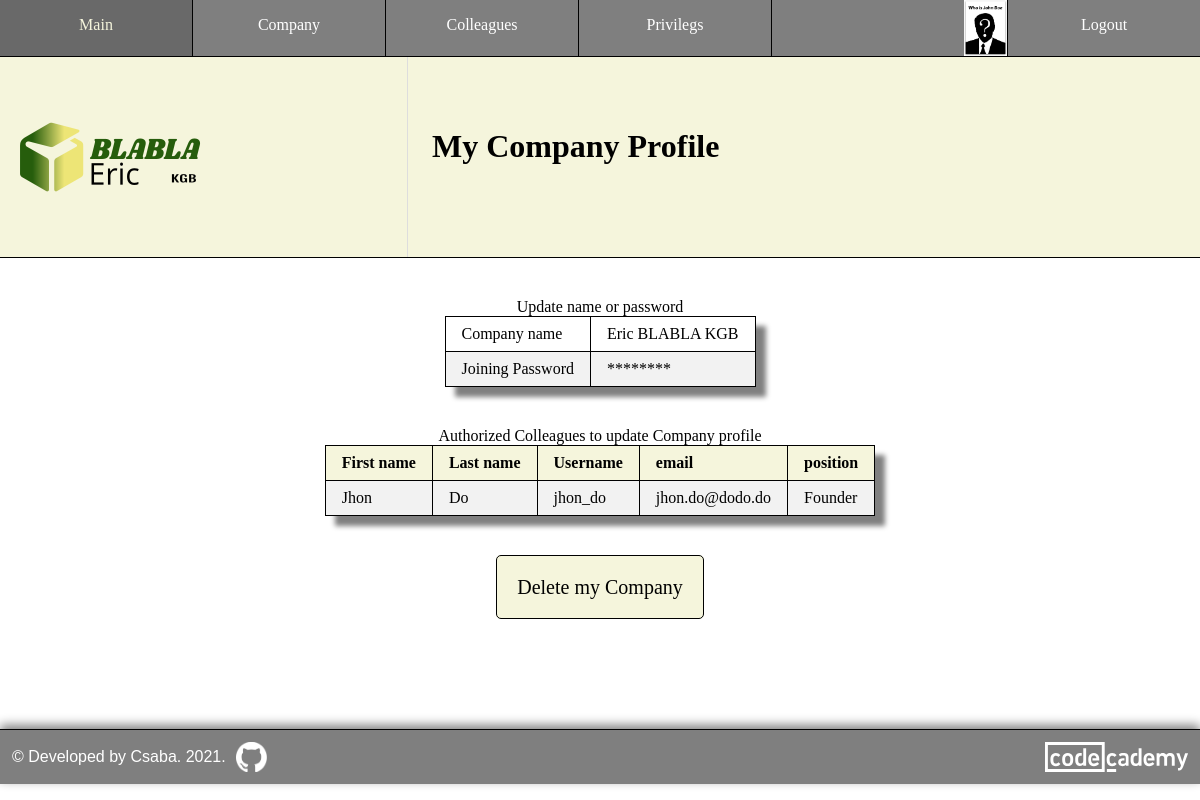
/company_profile (signed in), run on the app's committed database.
### models.py (models this page shows, shortened)
class Colleagues(db.Model, UserMixin):
    id = db.Column(db.Integer, primary_key = True)
    user_name = db.Column(db.String(32), unique = True, index = True)
    email = db.Column(db.String(128), unique = True, index = True)
    confirmed = db.Column(db.Integer, unique = False, default = 0)
    first_name = db.Column(db.String(32), nullable = False, index = True)
    last_name = db.Column(db.String(64), nullable = False, index = True)
    avatar = db.Column(db.String(8), nullable = True)
    position = db.Column(db.String(2048), index = True)
    password_hash = db.Column(db.String(128))
    company_id = db.Column(db.Integer, db.ForeignKey("company.id"))
    ideas = db.relationship(
        "Ideas",
        backref = "colleague",
        lazy = "dynamic",
        cascade = "all, delete, delete-orphan"  # cascading deletion
    )
    admin = db.relationship(
        "Admins",
        backref = "colleague",
        lazy = "dynamic",
        cascade = "all, delete, delete-orphan"  # cascading deletion
    )

class Company(db.Model):
    id = db.Column(db.Integer, primary_key = True)
    name = db.Column(db.String(128), unique = True, index = True)
    logo = db.Column(db.String(8), nullable = True)
    create_at = db.Column(db.DateTime, index = True, default = datetime.utcnow)
    founder_password = db.Column(db.String(128))     # to login as colleague
    joining_password = db.Column(db.String(128))     # to invite colleagues for joining
    colleagues = db.relationship(
        "Colleagues",
        backref = "company",
        lazy = "dynamic",
        cascade = "all, delete, delete-orphan"
    )

### routes.py (the view)
@app.route("/company_profile", methods = ["GET", "POST"])
@login_required
def company_profile():
    if not is_auth_company(current_user):
        return unathorized("You cannot to view this page.", "error")
    company = Company.query.get(current_user.company_id)
    company_id = company.id
    company_admins = db.session.query(Colleagues, Admins).filter(
        Colleagues.id == Admins.colleague_id,
        Colleagues.company_id == company_id,
        Admins.update_company == True
    ).all()
    return render_template(
        "company_profile.html",
        logo = get_logo(current_user),
        company = company,
        company_admins = company_admins,
        nav = get_nav(current_user)
    )

### helper.py (called while the page is built)
def get_admin(current_user):
    admin = Admins.query.filter(Admins.colleague_id == current_user.id).first()
    if not admin:
        admin = instatiate_admin(False)
    return admin

def is_auth_company(current_user):
    admin = get_admin(current_user)
    if not admin.update_company:
        return False
    return True

def is_auth_colleague(current_user, colleague=None):
    if not colleague:
        colleague = current_user
    admin = get_admin(current_user)
    if not admin.update_colleague:
        return False
    if current_user.company_id != colleague.company_id:
        return False
    return True

def is_auth_privilegs(current_user, colleague=None):
    if not colleague:
        colleague = current_user
    admin = get_admin(current_user)
    if not admin.update_privilegs:
        return False
    if current_user.company_id != colleague.company_id:
        return False
    return True

def get_logo(current_user):
    id = current_user.company_id
    company = Company.query.get(id)
    logo_extension = company.logo
    if logo_extension:
        file = f"{id}.{logo_extension}"
        if not os.path.exists(f"static/logo/{file}"):
            bucket = os.environ["S3_BUCKET"]
            object_name = f"logo/{file}"
            s3.download(bucket, object_name, f"static/{object_name}")
        return file
    else:
        return "idea-box.svg"

### models.py (called while the page is built)
@login_manager.user_loader
def load_colleague(id):
    return Colleagues.query.get(int(id))

### templates/company_profile.html (shortened to what this page needs)
{% extends "base.html" %}
{% block css %}
<link rel="stylesheet" href="{{ url_for('static', filename = 'style/profile.css') }} " />
<link rel="stylesheet" href="{{ url_for('static', filename = 'style/company_profile.css') }} " />
{% endblock css %}
{% block header_left %}
    <a href="{{ url_for('upload_logo') }}">
        <img src="{{ url_for('static', filename = 'logo/' + logo) }}" alt="Company logo" />
    </a>
{% endblock header_left %}
{% block header_right %}
    <h1>My Company Profile</h1>
{% endblock header_right %}
{% block content %}
<main class="company_profile">
    <section>
        <table>
            <caption>Update name or password</caption>
            <tr class="clickable" onclick="window.location='/update_company_name';">
                <td>Company name</td><td>{{company.name}}</td>
            </tr>
            <tr class="clickable" onclick="window.location='/update_joining_password';">
                <td>Joining Password</td><td>********</td>
            </tr>
        </table>
    </section>
    <section class="colleagues">
        <table>
            <caption>Authorized Colleagues to update Company profile</caption>
            <tr>
                <th>First name</th>
                <th>Last name</th>
                <th>Username</th>
                <th>email</th>
                <th>position</th>
            </tr>
            {% for admin in company_admins %}
            <tr class="clickable" onclick="window.location='/update_privilegs/' + {{admin.Colleagues.id}};">
                <td>{{admin.Colleagues.first_name}}</td>
                <td>{{admin.Colleagues.last_name}}</td>
                <td>{{admin.Colleagues.user_name}}</td>
                <td>{{admin.Colleagues.email}}</td>
                <td>{{admin.Colleagues.position}}</td>
            </tr>
            {% endfor %}
        </table>
        <div class="button">
            <a
                id="delete"
                href="/delete_company"
                title="Permanently delete this company!"
                onclick="wait()"
            >Delete my Company</a>
        </div>
    </section>
</main>
{% endblock content %}

### templates/base.html (shortened to what this page needs)
<html>
    <head>
        <link rel="stylesheet" href="{{ url_for('static', filename = 'style/base.css') }} " />
        <link rel="stylesheet" href="{{ url_for('static', filename = 'style/common.css') }} " />
        {% block css %}{% endblock css %}
        <link rel="stylesheet" href="{{ url_for('static', filename = 'style/footer.css') }} " />
    </head>
    <body>
        <nav>
            <div class="left-nav">
                {% for menu, path in nav["left"].items() %}
                <a href="{{ path }}">{{ menu }}</a>
                {% endfor %}
            </div>
            <div class="right-nav">
                {% for menu, path in nav["right"].items() %}
                    {% if current_user.get_id() and path == "/profile" %}
                    <a id="avatar" href="/profile/{{ current_user.id }}" title="Your profile" >
                        {% if current_user.avatar %}
                        <img src="{{ url_for('static', filename = '/avatars/') }}{{ current_user.id }}.{{ current_user.avatar }}" />
                        {% else %}
                        <img src="{{ url_for('static', filename = '/avatars/default.png') }}" />
                        {% endif %}
                    </a>
                    {% else %}
                    <a href="{{ path }}">{{ menu }}</a>
                    {% endif %}
                {% endfor %}
            </div>
        </nav>
        <header>
            <div class="header_left">
                <div>
                    {% block header_left %}
                    {% endblock header_left %}
                </div>
            </div>
            <div class="header_right">
                <div>
                    {% block header_right %}
                    {% endblock header_right %}
                </div>
            </div>
        </header>
        {% block content %}
        {% endblock content %}
        <footer>
            <div id="copiright">
                &copy; Developed by Csaba. <span id="developed">   2021</span><span id="presentYear">.</span>
            </div>
            <div id="github_icon">
                <a href="https://github.com/lendoo73/my_idea_boxes" target="_blank" title="Code on GitHub" >
                    <img src="{{ url_for('static', filename = 'images/github_logo.png') }}" />
                </a>
            </div>
            <div>
                <a href="https://www.codecademy.com/profiles/lendoo" target="_blank">
                    <img id="codecademy_logo" src="{{ url_for('static', filename = 'images/codecademy-white.svg') }}" alt="CodeCademy logo" />
                </a>
            </div>
        </footer>
    </body>
</html>

### static/style/base.css (style rules this page uses)
body { margin: 0; box-sizing: border-box; }
main { min-height: 32vh; }
nav { border-bottom: 1px solid black; background-color: rgba(0, 0, 0, 0.5); width: 100%; overflow: auto; }
.left-nav a { float: left; vertical-align: middle; }
#avatar { width: min-content; }
.right-nav a { float: right; }
.left-nav a { border-right: 1px solid black; }
.right-nav a:not(:last-child) { border-left: 1px solid black; }
.right-nav a img { height: 56px; margin-top: -16px; }
a { text-decoration: none; }
nav a { color: white; height: 24px; width: 16%; text-align: center; padding: 16px 0; }
header { display: grid; justify-content: space-between; grid-template-columns: 34% 64%; grid-gap: 20px; background-color: beige; min-height: 200px; border-bottom: 1px solid black; margin-bottom: 20px; }
.header_left, .header_right { display: flex; align-items: center; }
.header_left { position: relative; border-right: 1px solid #ddd; }
header h1 { margin-top: 0; }
.header_left img { padding-left: 10px; max-width: 250px; }
.header_right { padding: 10px 0; }

### static/style/common.css (style rules this page uses)
.button { margin: 60px; text-align: center; }
.button a, .button a:visited, .button input, .button input:visited { background-color: beige; padding: 20px; border: 1px solid black; border-radius: 5px; color: black; font-size: 20px; cursor: pointer; }
th { background-color: beige; }
footer { margin-top: 50px; }

### static/style/profile.css (style rules this page uses)
section { overflow-x: auto; padding: 20px; }
table { border-collapse: collapse; border: 1px solid black; margin: 0 auto; box-shadow: 10px 10px 5px grey; }
td, th { border: 1px solid black; text-align: left; padding: 8px 16px; }
td { cursor: pointer; }
tr:nth-child(even) { background-color: #f2f2f2; }

### static/style/footer.css (style rules this page uses)
footer { display: flex; align-items: center; background-color: rgba(0, 0, 0, 0.5); color: white; text-align: left; padding: 12px; font-family: sans-serif; border-top: 1px solid black; box-shadow: 0px -4px 10px grey; }
footer img { height: 30px; }
#github_icon { flex-grow: 1; margin-left: 10px; }
#codecademy_logo { flex-grow: 2; }

### data on the page
Colleagues: Colleagues.first_name "Jhon", Colleagues.last_name "Do", Colleagues.user_name "jhon_do", Colleagues.email "jhon.do@dodo.do", Colleagues.position "Founder"
Company: name "Eric BLABLA KGB"

### other printed values
{{ menu }} "Main" "Company" "Colleagues" "Privilegs"
{{ menu }} "Logout"
